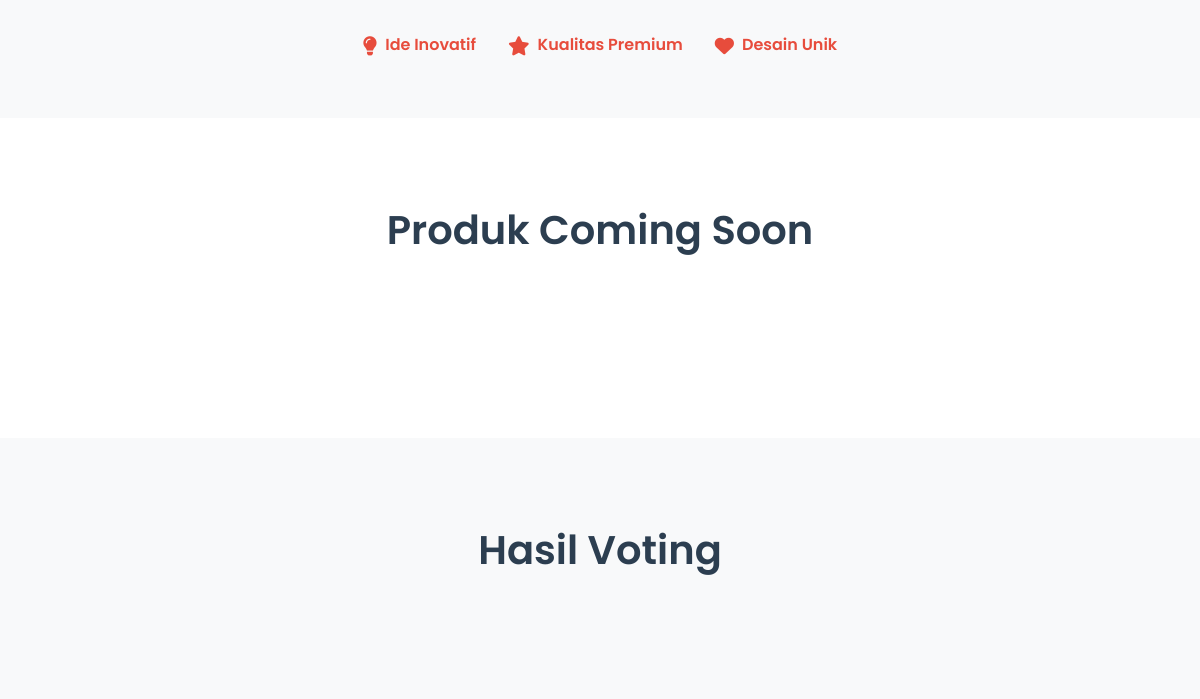
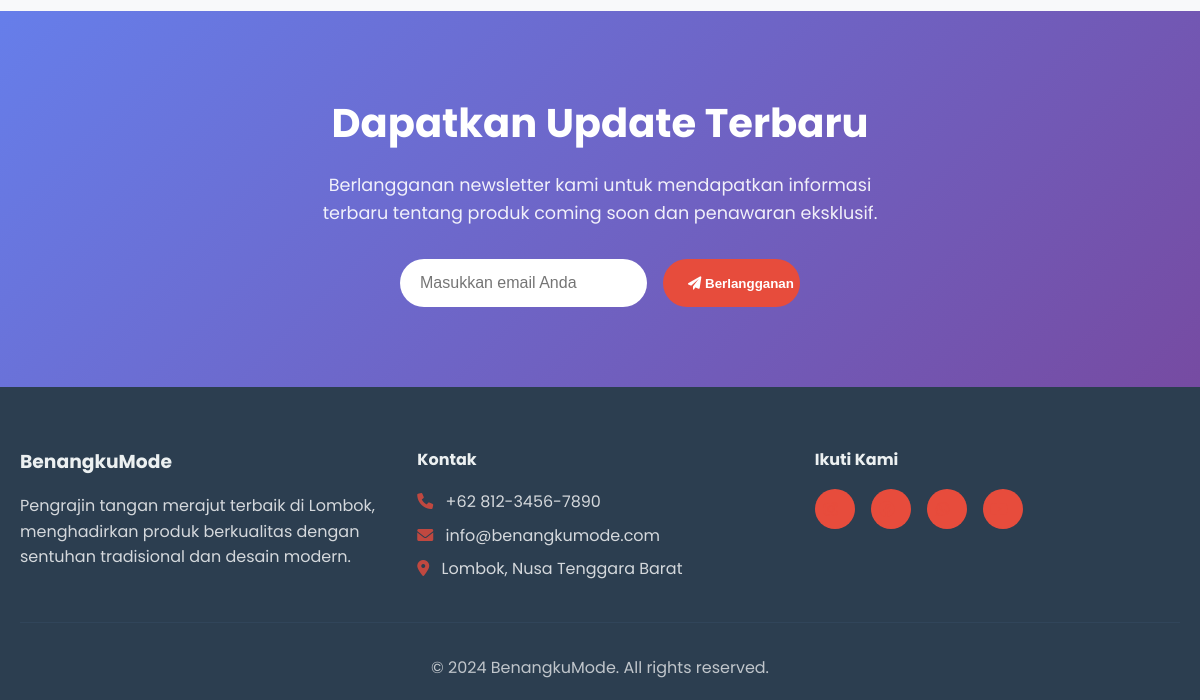
/comingsoon.php (lower part), run on an earlier commit of the app's database (2 pictures, top to bottom).
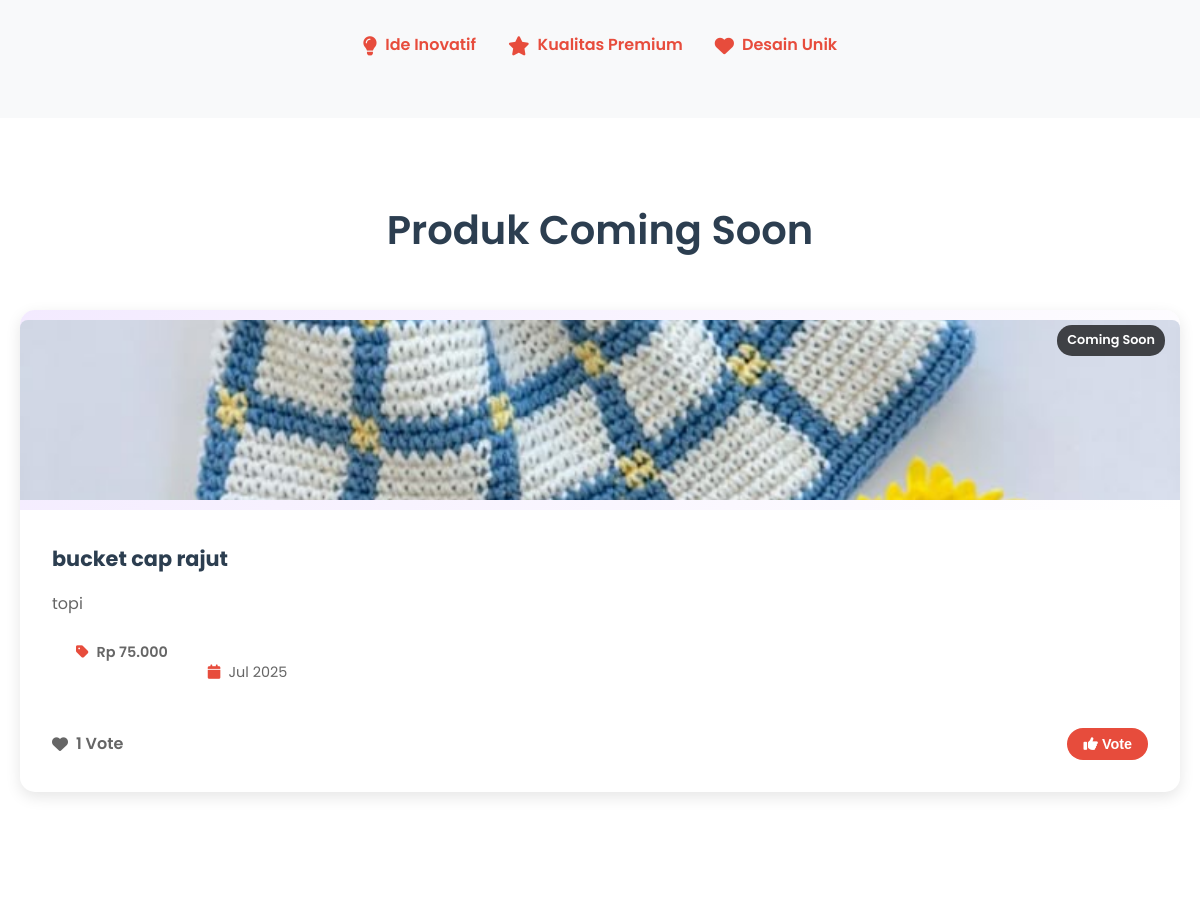
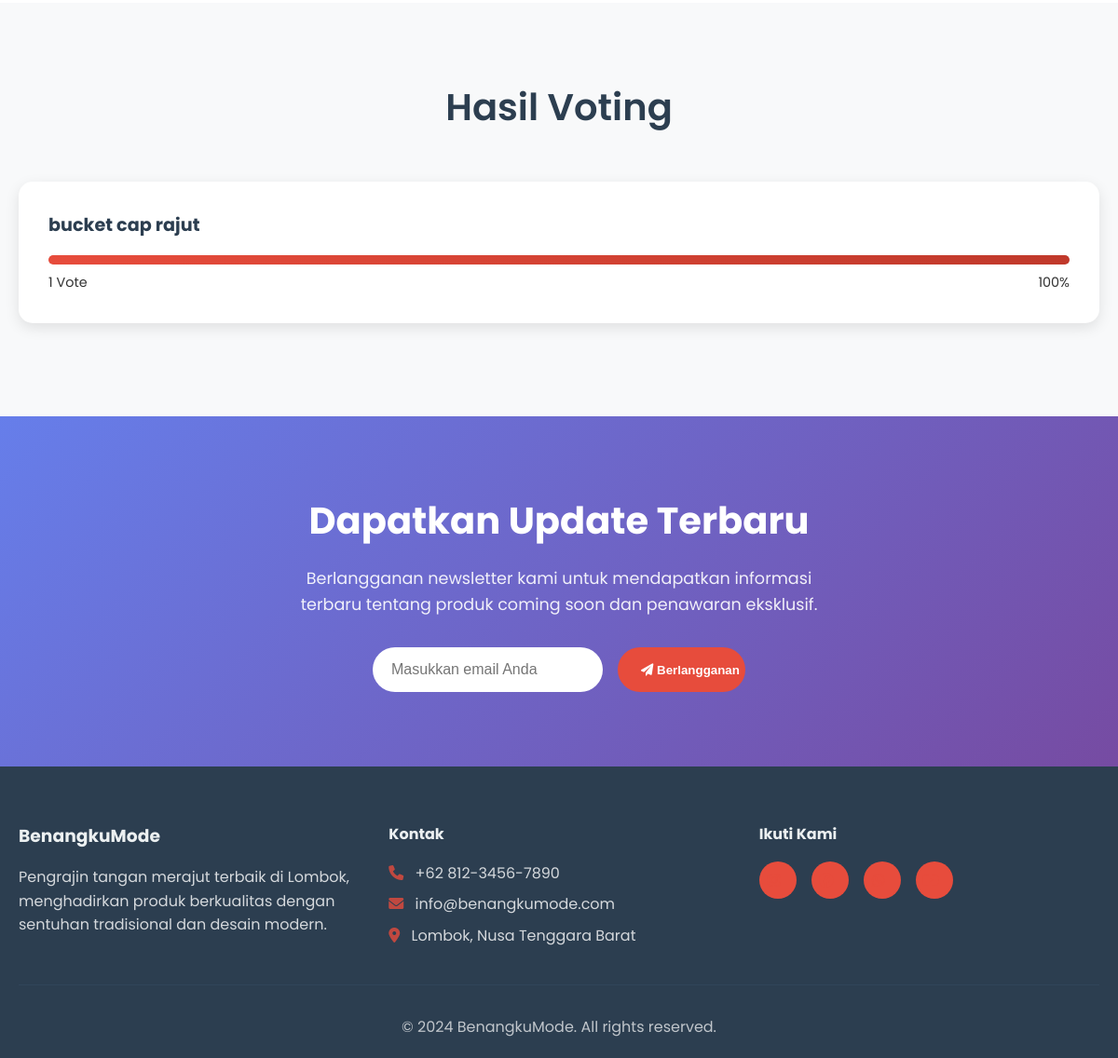
And on a later commit of the database (2 pictures, top to bottom).
### tables this page shows
CREATE TABLE `coming_soon_products` (
  `id` int(11) NOT NULL,
  `name` varchar(200) NOT NULL,
  `description` text DEFAULT NULL,
  `estimated_price` decimal(10,2) DEFAULT NULL,
  `estimated_release_date` date DEFAULT NULL,
  `image` varchar(255) DEFAULT NULL,
  `images` longtext DEFAULT NULL CHECK (json_valid(`images`)),
  `is_active` tinyint(1) DEFAULT 1,
  `created_at` timestamp NOT NULL DEFAULT current_timestamp()
);

### comingsoon.php (the view, shortened to what the changed rows need)
<?php
require_once 'config/database.php';
$comingSoonProducts = [];
$sql = "SELECT * FROM coming_soon_products WHERE is_active = 1 ORDER BY created_at DESC";
$result = mysqli_query($conn, $sql);
$totalVotes = 0;
if ($result) {
    while ($row = mysqli_fetch_assoc($result)) {
        $resVote = mysqli_query($conn, "SELECT COUNT(*) as total FROM product_votes WHERE product_id=" . $row['id']);
        $row['vote_count'] = $resVote ? (mysqli_fetch_assoc($resVote)['total'] ?? 0) : 0;
        $totalVotes += $row['vote_count'];
        $comingSoonProducts[] = $row;
    }
}
?>
<!DOCTYPE html>
<html lang="id">
<head>
    <link rel="stylesheet" href="assets/css/style.css">
    <link rel="stylesheet" href="https://cdnjs.cloudflare.com/ajax/libs/font-awesome/6.0.0/css/all.min.css">
</head>
<body>
    <section class="coming-soon-products">
        <div class="container">
            <h2 class="section-title">Produk Coming Soon</h2>
            <div class="products-grid" id="comingSoonGrid">
                <?php foreach ($comingSoonProducts as $p): ?>
                    <?php
                    $voteCount = 0;
                    $resVote = mysqli_query($conn, "SELECT COUNT(*) as total FROM product_votes WHERE product_id=" . $p['id']);
                    if ($resVote) {
                        $voteCount = mysqli_fetch_assoc($resVote)['total'] ?? 0;
                    }
                    $voter_email = $_SESSION['user_email'] ?? $_SESSION['guest_email'];
                    $cek = mysqli_query($conn, "SELECT id FROM product_votes WHERE product_id={$p['id']} AND voter_email='$voter_email'");
                    $sudahVote = mysqli_num_rows($cek) > 0;
                    ?>
                    <div class="coming-soon-card">
                        <div class="product-image" style="background: linear-gradient(135deg, #f3eaff 0%, #fff 100%); display:flex; align-items:center; justify-content:center; height:200px;">
                            <?php if (!empty($p['image'])): ?>
                                <img src="assets/images/products/<?= htmlspecialchars($p['image']) ?>" alt="<?= htmlspecialchars($p['name']) ?>" style="max-width:100%;max-height:180px;object-fit:cover;">
                            <?php else: ?>
                                <i class="fas fa-box" style="font-size:3rem;color:#764ba2;"></i>
                            <?php endif; ?>
                            <div class="coming-soon-badge">Coming Soon</div>
                        </div>
                        <div class="product-content">
                            <h3><?= htmlspecialchars($p['name']) ?></h3>
                            <p class="product-description"><?= htmlspecialchars($p['description']) ?></p>
                            <div class="product-meta">
                                <span class="price"><i class="fas fa-tag"></i> <?= $p['estimated_price'] ? 'Rp ' . number_format($p['estimated_price'],0,',','.') : '-' ?></span>
                                <span class="release-date"><i class="fas fa-calendar"></i> <?= $p['estimated_release_date'] ? date('M Y', strtotime($p['estimated_release_date'])) : '-' ?></span>
                            </div>
                            <div class="vote-section" style="margin-top:10px;">
                                <span class="vote-count badge bg-success"><i class="fas fa-heart"></i> <?= $voteCount ?> Vote</span>
                                <?php if ($sudahVote): ?>
                                    <form method="post" action="cancel_vote.php" style="display:inline-block;margin-left:10px;">
                                        <input type="hidden" name="product_id" value="<?= $p['id'] ?>">
                                        <button type="submit" class="btn btn-warning btn-sm">
                                            <i class="fas fa-times"></i> Batalkan Vote
                                        </button>
                                    </form>
                                <?php else: ?>
                                    <form method="post" style="display:inline-block;margin-left:10px;">
                                        <button type="submit" class="btn btn-primary btn-sm">
                                            <i class="fas fa-thumbs-up"></i> Vote
                                        </button>
                                    </form>
                                <?php endif; ?>
                            </div>
                        </div>
                    </div>
                <?php endforeach; ?>
            </div>
        </div>
    </section>
    <section class="vote-results">
        <div class="container">
            <h2 class="section-title">Hasil Voting</h2>
            <div class="results-grid">
                <?php foreach ($comingSoonProducts as $p):
                    $percent = $totalVotes > 0 ? round(($p['vote_count'] / $totalVotes) * 100) : 0;
                ?>
                <div class="result-card" style="margin-bottom:20px;">
                    <div class="result-content">
                        <h3><?= htmlspecialchars($p['name']) ?></h3>
                        <div class="vote-bar" style="width:100%;height:10px;background:#eee;border-radius:5px;overflow:hidden;">
                            <div class="vote-progress" style="height:100%;background:linear-gradient(135deg,#e74c3c 0%,#c0392b 100%);width:<?= $percent ?>%;"></div>
                        </div>
                        <div class="vote-info" style="display:flex;justify-content:space-between;">
                            <span><?= $p['vote_count'] ?> Vote</span>
                            <span><?= $percent ?>%</span>
                        </div>
                    </div>
                </div>
                <?php endforeach; ?>
            </div>
        </div>
    </section>
    <section class="newsletter-signup">
        <div class="container">
            <div class="newsletter-content">
                <h2>Dapatkan Update Terbaru</h2>
            </div>
        </div>
    </section>
</body>
</html>

What changed in the data, as far as the page shows it:
added coming_soon_products: image (picture), name "bucket cap rajut", description "topi", estimated_price "75.000", estimated_release_date "Jul 2025", voteCount "1", vote_count "1", percent "100"
